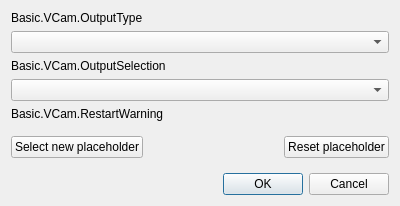
<?xml version="1.0" encoding="UTF-8"?>
<ui version="4.0">
 <class>OBSBasicVCamConfig</class>
 <widget class="QDialog" name="OBSBasicVCamConfig">
  <property name="geometry">
   <rect>
    <x>0</x>
    <y>0</y>
    <width>400</width>
    <height>170</height>
   </rect>
  </property>
  <property name="windowTitle">
   <string>Basic.VCam.VirtualCamera</string>
  </property>
  <layout class="QVBoxLayout" name="verticalLayout">
   <item>
    <widget class="QLabel" name="outputTypeLabel">
     <property name="text">
      <string>Basic.VCam.OutputType</string>
     </property>
    </widget>
   </item>
   <item>
    <widget class="QComboBox" name="outputType"/>
   </item>
   <item>
    <widget class="QLabel" name="outputSelectionLabel">
     <property name="text">
      <string>Basic.VCam.OutputSelection</string>
     </property>
    </widget>
   </item>
   <item>
    <widget class="QComboBox" name="outputSelection"/>
   </item>
   <item>
    <widget class="QLabel" name="warningLabel">
     <property name="text">
      <string>Basic.VCam.RestartWarning</string>
     </property>
     <property name="visible">
	<bool>false</bool>
     </property>
    </widget>
   </item>
   <item>
    <spacer name="verticalSpacer">
     <property name="orientation">
      <enum>Qt::Vertical</enum>
     </property>
     <property name="sizeHint" stdset="0">
      <size>
       <width>20</width>
       <height>40</height>
      </size>
     </property>
    </spacer>
   </item>
<item>
<layout class="QHBoxLayout" name="horizontalLayout">
 <property name="spacing">
  <number>0</number>
 </property>
 <property name="leftMargin">
  <number>0</number>
 </property>
 <property name="topMargin">
  <number>0</number>
 </property>
 <property name="rightMargin">
  <number>0</number>
 </property>
 <property name="bottomMargin">
  <number>0</number>
 </property>
 <item>
  <widget class="QPushButton" name="playPauseButton1">
   <property name="text">
    <string>Select new placeholder</string>
   </property>
  </widget>
 </item>
 <item>
<spacer name="horizontalSpacer">
 <property name="orientation">
  <enum>Qt::Horizontal</enum>
 </property>
 <property name="sizeHint" stdset="0">
  <size>
   <width>20</width>
   <height>40</height>
  </size>
 </property>
</spacer>
 </item>
 <item>
  <widget class="QPushButton" name="playPauseButton3">
   <property name="text">
    <string>Reset placeholder</string>
   </property>
  </widget>
 </item>
</layout>
</item>
   <item>
    <spacer name="verticalSpacer2">
     <property name="orientation">
      <enum>Qt::Vertical</enum>
     </property>
     <property name="sizeHint" stdset="0">
      <size>
       <width>20</width>
       <height>40</height>
      </size>
     </property>
    </spacer>
   </item>
   <item>
    <widget class="QDialogButtonBox" name="buttonBox">
     <property name="orientation">
      <enum>Qt::Horizontal</enum>
     </property>
     <property name="standardButtons">
      <set>QDialogButtonBox::Cancel|QDialogButtonBox::Ok</set>
     </property>
    </widget>
   </item>
  </layout>
 </widget>
 <resources/>
 <connections>
  <connection>
   <sender>buttonBox</sender>
   <signal>accepted()</signal>
   <receiver>OBSBasicVCamConfig</receiver>
   <slot>accept()</slot>
   <hints>
    <hint type="sourcelabel">
     <x>248</x>
     <y>254</y>
    </hint>
    <hint type="destinationlabel">
     <x>157</x>
     <y>274</y>
    </hint>
   </hints>
  </connection>
  <connection>
   <sender>buttonBox</sender>
   <signal>rejected()</signal>
   <receiver>OBSBasicVCamConfig</receiver>
   <slot>reject()</slot>
   <hints>
    <hint type="sourcelabel">
     <x>316</x>
     <y>260</y>
    </hint>
    <hint type="destinationlabel">
     <x>286</x>
     <y>274</y>
    </hint>
   </hints>
  </connection>
 </connections>
</ui>
